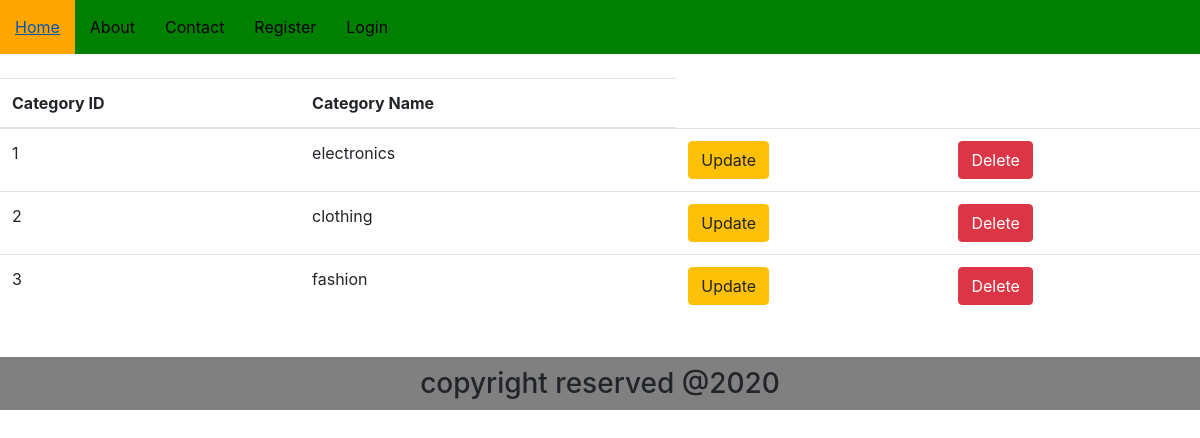
The page /view-category/ on the database its author committed.
### crudapp/models.py (models this page shows, shortened)
class Category(models.Model):
    name = models.CharField(max_length=50)

### crudapp/views.py (the view)
# urls.py: path('view-category/', views.View_category, name='view_category'),
def View_category(request):
    categories = Category.objects.all()
    return render(request, 'crudapp/view_category.html', {'categories': categories})

### templates/crudapp/view_category.html
{% extends 'crudapp/base.html'%}
{% block content %}
<table class="table">
    <thead>
        <th>Category ID</th>
        <th>Category Name</th>
    </thead>
{% for cat in categories %}
    <tr>
        <td>{{cat.id}}</td>
        <td>{{cat.name}}</td>
        <td><a href="{% url 'update_category' cat.id %}"><button class="btn btn-warning">Update</button></a></td>
        <td><a href="{% url 'delete_category' cat.id %}"><button class="btn btn-danger">Delete</button> </a></td>
    </tr>
{% endfor %}
</table>
{% endblock %}

### rows shown on the page
Category: id "1", name "electronics"
Category: id "2", name "clothing"
Category: id "3", name "fashion"
